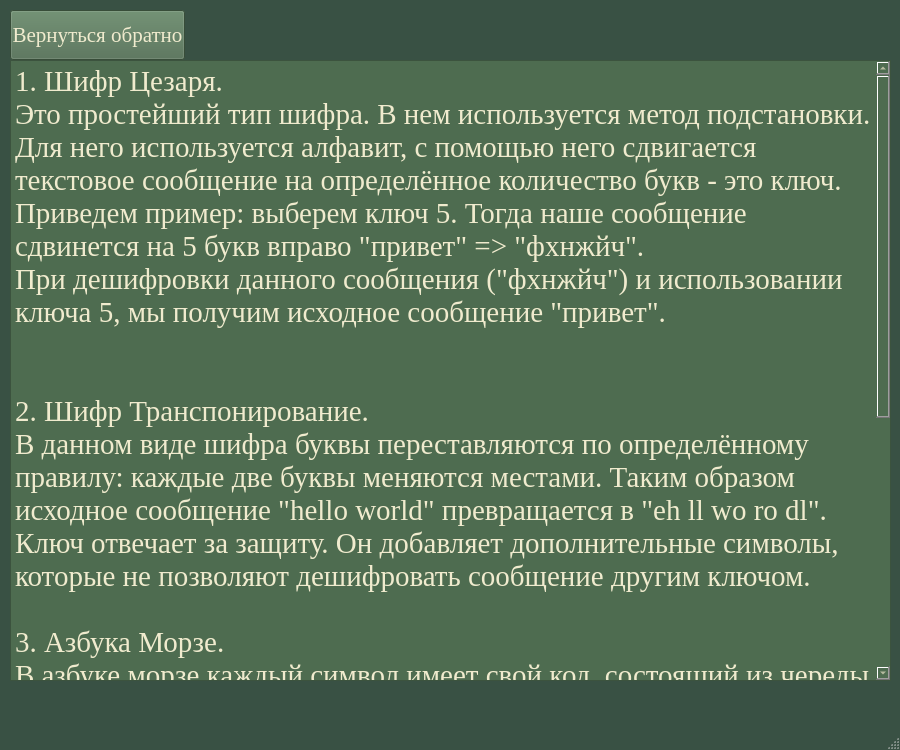
<?xml version="1.0" encoding="UTF-8"?>
<ui version="4.0">
 <class>Information_encryption</class>
 <widget class="QMainWindow" name="Information_encryption">
  <property name="enabled">
   <bool>true</bool>
  </property>
  <property name="geometry">
   <rect>
    <x>0</x>
    <y>0</y>
    <width>900</width>
    <height>750</height>
   </rect>
  </property>
  <property name="palette">
   <palette>
    <active>
     <colorrole role="WindowText">
      <brush brushstyle="SolidPattern">
       <color alpha="255">
        <red>240</red>
        <green>235</green>
        <blue>206</blue>
       </color>
      </brush>
     </colorrole>
     <colorrole role="Base">
      <brush brushstyle="SolidPattern">
       <color alpha="255">
        <red>255</red>
        <green>255</green>
        <blue>255</blue>
       </color>
      </brush>
     </colorrole>
     <colorrole role="Window">
      <brush brushstyle="SolidPattern">
       <color alpha="255">
        <red>57</red>
        <green>81</green>
        <blue>68</blue>
       </color>
      </brush>
     </colorrole>
    </active>
    <inactive>
     <colorrole role="WindowText">
      <brush brushstyle="SolidPattern">
       <color alpha="255">
        <red>240</red>
        <green>235</green>
        <blue>206</blue>
       </color>
      </brush>
     </colorrole>
     <colorrole role="Base">
      <brush brushstyle="SolidPattern">
       <color alpha="255">
        <red>255</red>
        <green>255</green>
        <blue>255</blue>
       </color>
      </brush>
     </colorrole>
     <colorrole role="Window">
      <brush brushstyle="SolidPattern">
       <color alpha="255">
        <red>57</red>
        <green>81</green>
        <blue>68</blue>
       </color>
      </brush>
     </colorrole>
    </inactive>
    <disabled>
     <colorrole role="WindowText">
      <brush brushstyle="SolidPattern">
       <color alpha="255">
        <red>120</red>
        <green>120</green>
        <blue>120</blue>
       </color>
      </brush>
     </colorrole>
     <colorrole role="Base">
      <brush brushstyle="SolidPattern">
       <color alpha="255">
        <red>57</red>
        <green>81</green>
        <blue>68</blue>
       </color>
      </brush>
     </colorrole>
     <colorrole role="Window">
      <brush brushstyle="SolidPattern">
       <color alpha="255">
        <red>57</red>
        <green>81</green>
        <blue>68</blue>
       </color>
      </brush>
     </colorrole>
    </disabled>
   </palette>
  </property>
  <property name="font">
   <font>
    <family>Times New Roman</family>
    <pointsize>20</pointsize>
   </font>
  </property>
  <property name="acceptDrops">
   <bool>false</bool>
  </property>
  <property name="windowTitle">
   <string>Информация о шифрах</string>
  </property>
  <widget class="QWidget" name="centralwidget">
   <widget class="QPushButton" name="pushButton">
    <property name="enabled">
     <bool>true</bool>
    </property>
    <property name="geometry">
     <rect>
      <x>10</x>
      <y>10</y>
      <width>175</width>
      <height>50</height>
     </rect>
    </property>
    <property name="palette">
     <palette>
      <active>
       <colorrole role="WindowText">
        <brush brushstyle="SolidPattern">
         <color alpha="255">
          <red>240</red>
          <green>235</green>
          <blue>206</blue>
         </color>
        </brush>
       </colorrole>
       <colorrole role="Button">
        <brush brushstyle="SolidPattern">
         <color alpha="255">
          <red>78</red>
          <green>108</green>
          <blue>80</blue>
         </color>
        </brush>
       </colorrole>
       <colorrole role="Text">
        <brush brushstyle="SolidPattern">
         <color alpha="255">
          <red>240</red>
          <green>235</green>
          <blue>206</blue>
         </color>
        </brush>
       </colorrole>
       <colorrole role="ButtonText">
        <brush brushstyle="SolidPattern">
         <color alpha="255">
          <red>240</red>
          <green>235</green>
          <blue>206</blue>
         </color>
        </brush>
       </colorrole>
       <colorrole role="Base">
        <brush brushstyle="SolidPattern">
         <color alpha="255">
          <red>78</red>
          <green>108</green>
          <blue>80</blue>
         </color>
        </brush>
       </colorrole>
       <colorrole role="Window">
        <brush brushstyle="SolidPattern">
         <color alpha="255">
          <red>78</red>
          <green>108</green>
          <blue>80</blue>
         </color>
        </brush>
       </colorrole>
       <colorrole role="PlaceholderText">
        <brush brushstyle="NoBrush">
         <color alpha="128">
          <red>240</red>
          <green>235</green>
          <blue>206</blue>
         </color>
        </brush>
       </colorrole>
      </active>
      <inactive>
       <colorrole role="WindowText">
        <brush brushstyle="SolidPattern">
         <color alpha="255">
          <red>240</red>
          <green>235</green>
          <blue>206</blue>
         </color>
        </brush>
       </colorrole>
       <colorrole role="Button">
        <brush brushstyle="SolidPattern">
         <color alpha="255">
          <red>78</red>
          <green>108</green>
          <blue>80</blue>
         </color>
        </brush>
       </colorrole>
       <colorrole role="Text">
        <brush brushstyle="SolidPattern">
         <color alpha="255">
          <red>240</red>
          <green>235</green>
          <blue>206</blue>
         </color>
        </brush>
       </colorrole>
       <colorrole role="ButtonText">
        <brush brushstyle="SolidPattern">
         <color alpha="255">
          <red>240</red>
          <green>235</green>
          <blue>206</blue>
         </color>
        </brush>
       </colorrole>
       <colorrole role="Base">
        <brush brushstyle="SolidPattern">
         <color alpha="255">
          <red>78</red>
          <green>108</green>
          <blue>80</blue>
         </color>
        </brush>
       </colorrole>
       <colorrole role="Window">
        <brush brushstyle="SolidPattern">
         <color alpha="255">
          <red>78</red>
          <green>108</green>
          <blue>80</blue>
         </color>
        </brush>
       </colorrole>
       <colorrole role="PlaceholderText">
        <brush brushstyle="NoBrush">
         <color alpha="128">
          <red>240</red>
          <green>235</green>
          <blue>206</blue>
         </color>
        </brush>
       </colorrole>
      </inactive>
      <disabled>
       <colorrole role="WindowText">
        <brush brushstyle="SolidPattern">
         <color alpha="255">
          <red>240</red>
          <green>235</green>
          <blue>206</blue>
         </color>
        </brush>
       </colorrole>
       <colorrole role="Button">
        <brush brushstyle="SolidPattern">
         <color alpha="255">
          <red>78</red>
          <green>108</green>
          <blue>80</blue>
         </color>
        </brush>
       </colorrole>
       <colorrole role="Text">
        <brush brushstyle="SolidPattern">
         <color alpha="255">
          <red>240</red>
          <green>235</green>
          <blue>206</blue>
         </color>
        </brush>
       </colorrole>
       <colorrole role="ButtonText">
        <brush brushstyle="SolidPattern">
         <color alpha="255">
          <red>240</red>
          <green>235</green>
          <blue>206</blue>
         </color>
        </brush>
       </colorrole>
       <colorrole role="Base">
        <brush brushstyle="SolidPattern">
         <color alpha="255">
          <red>78</red>
          <green>108</green>
          <blue>80</blue>
         </color>
        </brush>
       </colorrole>
       <colorrole role="Window">
        <brush brushstyle="SolidPattern">
         <color alpha="255">
          <red>78</red>
          <green>108</green>
          <blue>80</blue>
         </color>
        </brush>
       </colorrole>
       <colorrole role="PlaceholderText">
        <brush brushstyle="NoBrush">
         <color alpha="128">
          <red>240</red>
          <green>235</green>
          <blue>206</blue>
         </color>
        </brush>
       </colorrole>
      </disabled>
     </palette>
    </property>
    <property name="font">
     <font>
      <family>Times New Roman</family>
      <pointsize>16</pointsize>
     </font>
    </property>
    <property name="styleSheet">
     <string notr="true">color: rgb(240, 235, 206);
background-color: rgb(78, 108, 80);</string>
    </property>
    <property name="text">
     <string>Вернуться обратно</string>
    </property>
   </widget>
   <widget class="QPlainTextEdit" name="plainTextEdit">
    <property name="enabled">
     <bool>true</bool>
    </property>
    <property name="geometry">
     <rect>
      <x>10</x>
      <y>60</y>
      <width>881</width>
      <height>621</height>
     </rect>
    </property>
    <property name="palette">
     <palette>
      <active>
       <colorrole role="WindowText">
        <brush brushstyle="SolidPattern">
         <color alpha="255">
          <red>240</red>
          <green>235</green>
          <blue>206</blue>
         </color>
        </brush>
       </colorrole>
       <colorrole role="Button">
        <brush brushstyle="SolidPattern">
         <color alpha="255">
          <red>78</red>
          <green>108</green>
          <blue>80</blue>
         </color>
        </brush>
       </colorrole>
       <colorrole role="Text">
        <brush brushstyle="SolidPattern">
         <color alpha="255">
          <red>240</red>
          <green>235</green>
          <blue>206</blue>
         </color>
        </brush>
       </colorrole>
       <colorrole role="ButtonText">
        <brush brushstyle="SolidPattern">
         <color alpha="255">
          <red>240</red>
          <green>235</green>
          <blue>206</blue>
         </color>
        </brush>
       </colorrole>
       <colorrole role="Base">
        <brush brushstyle="SolidPattern">
         <color alpha="255">
          <red>78</red>
          <green>108</green>
          <blue>80</blue>
         </color>
        </brush>
       </colorrole>
       <colorrole role="Window">
        <brush brushstyle="SolidPattern">
         <color alpha="255">
          <red>78</red>
          <green>108</green>
          <blue>80</blue>
         </color>
        </brush>
       </colorrole>
       <colorrole role="PlaceholderText">
        <brush brushstyle="NoBrush">
         <color alpha="128">
          <red>240</red>
          <green>235</green>
          <blue>206</blue>
         </color>
        </brush>
       </colorrole>
      </active>
      <inactive>
       <colorrole role="WindowText">
        <brush brushstyle="SolidPattern">
         <color alpha="255">
          <red>240</red>
          <green>235</green>
          <blue>206</blue>
         </color>
        </brush>
       </colorrole>
       <colorrole role="Button">
        <brush brushstyle="SolidPattern">
         <color alpha="255">
          <red>78</red>
          <green>108</green>
          <blue>80</blue>
         </color>
        </brush>
       </colorrole>
       <colorrole role="Text">
        <brush brushstyle="SolidPattern">
         <color alpha="255">
          <red>240</red>
          <green>235</green>
          <blue>206</blue>
         </color>
        </brush>
       </colorrole>
       <colorrole role="ButtonText">
        <brush brushstyle="SolidPattern">
         <color alpha="255">
          <red>240</red>
          <green>235</green>
          <blue>206</blue>
         </color>
        </brush>
       </colorrole>
       <colorrole role="Base">
        <brush brushstyle="SolidPattern">
         <color alpha="255">
          <red>78</red>
          <green>108</green>
          <blue>80</blue>
         </color>
        </brush>
       </colorrole>
       <colorrole role="Window">
        <brush brushstyle="SolidPattern">
         <color alpha="255">
          <red>78</red>
          <green>108</green>
          <blue>80</blue>
         </color>
        </brush>
       </colorrole>
       <colorrole role="PlaceholderText">
        <brush brushstyle="NoBrush">
         <color alpha="128">
          <red>240</red>
          <green>235</green>
          <blue>206</blue>
         </color>
        </brush>
       </colorrole>
      </inactive>
      <disabled>
       <colorrole role="WindowText">
        <brush brushstyle="SolidPattern">
         <color alpha="255">
          <red>240</red>
          <green>235</green>
          <blue>206</blue>
         </color>
        </brush>
       </colorrole>
       <colorrole role="Button">
        <brush brushstyle="SolidPattern">
         <color alpha="255">
          <red>78</red>
          <green>108</green>
          <blue>80</blue>
         </color>
        </brush>
       </colorrole>
       <colorrole role="Text">
        <brush brushstyle="SolidPattern">
         <color alpha="255">
          <red>240</red>
          <green>235</green>
          <blue>206</blue>
         </color>
        </brush>
       </colorrole>
       <colorrole role="ButtonText">
        <brush brushstyle="SolidPattern">
         <color alpha="255">
          <red>240</red>
          <green>235</green>
          <blue>206</blue>
         </color>
        </brush>
       </colorrole>
       <colorrole role="Base">
        <brush brushstyle="SolidPattern">
         <color alpha="255">
          <red>78</red>
          <green>108</green>
          <blue>80</blue>
         </color>
        </brush>
       </colorrole>
       <colorrole role="Window">
        <brush brushstyle="SolidPattern">
         <color alpha="255">
          <red>78</red>
          <green>108</green>
          <blue>80</blue>
         </color>
        </brush>
       </colorrole>
       <colorrole role="PlaceholderText">
        <brush brushstyle="NoBrush">
         <color alpha="128">
          <red>240</red>
          <green>235</green>
          <blue>206</blue>
         </color>
        </brush>
       </colorrole>
      </disabled>
     </palette>
    </property>
    <property name="font">
     <font>
      <family>Times New Roman</family>
      <pointsize>22</pointsize>
     </font>
    </property>
    <property name="styleSheet">
     <string notr="true">background-color: rgb(78, 108, 80);
color:#f0ebce;</string>
    </property>
    <property name="plainText">
     <string>1. Шифр Цезаря.
Это простейший тип шифра. В нем используется метод подстановки. Для него используется алфавит, с помощью него сдвигается текстовое сообщение на определённое количество букв - это ключ. Приведем пример: выберем ключ 5. Тогда наше сообщение сдвинется на 5 букв вправо &quot;привет&quot; =&gt; &quot;фхнжйч&quot;.
При дешифровки данного сообщения (&quot;фхнжйч&quot;) и использовании ключа 5, мы получим исходное сообщение &quot;привет&quot;.


2. Шифр Транспонирование.
В данном виде шифра буквы переставляются по определённому правилу: каждые две буквы меняются местами. Таким образом исходное сообщение &quot;hello world&quot; превращается в &quot;eh ll wo ro dl&quot;. Ключ отвечает за защиту. Он добавляет дополнительные символы, которые не позволяют дешифровать сообщение другим ключом.

3. Азбука Морзе.
В азбуке морзе каждый символ имеет свой код, состоящий из череды коротких и длинных сигналов. Например: исходное сообщение &quot;Как дела&quot; превратится в &quot;-.- .- -.- -.. . .-.. .-&quot;. Ключ выполняет защитную функцию. Он добавляет дополнительные символы, которые не позволяют дешифровать сообщение другим ключом.

4. Двоичный код.
Данный метод шифрлважния относится к цифровым шифрам. Каждый символ текстового сообщения по таблице Unicode переводится в запись двоичного кода. Так, например сообщение &quot;cat&quot; превратится в &quot;1100011 1100001 1110100&quot;. Ключ выполняет защитную функцию. Он добавляет дополнительные символы, которые не позволяют дешифровать сообщение другим ключом.</string>
    </property>
   </widget>
  </widget>
  <widget class="QMenuBar" name="menubar">
   <property name="geometry">
    <rect>
     <x>0</x>
     <y>0</y>
     <width>900</width>
     <height>37</height>
    </rect>
   </property>
  </widget>
  <widget class="QStatusBar" name="statusbar"/>
 </widget>
 <resources/>
 <connections/>
</ui>
